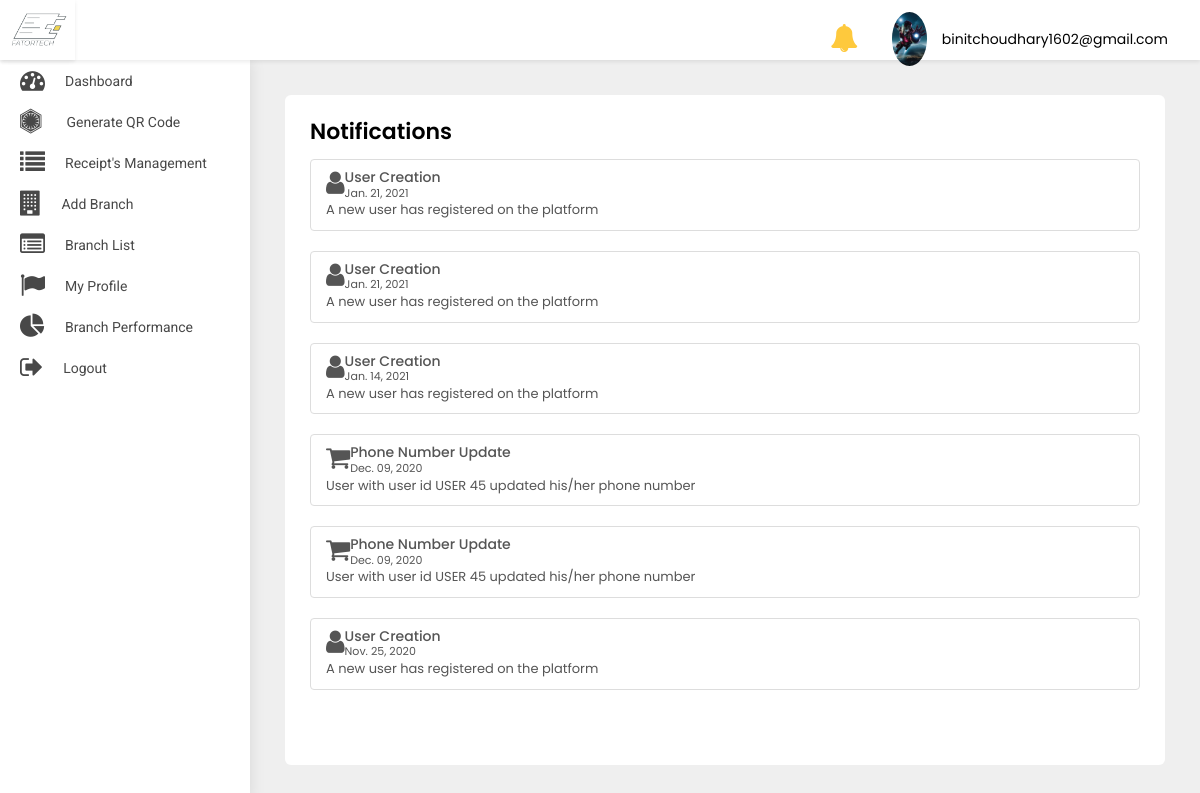
Page /merchant/notification/ (signed in) on the earlier database version.
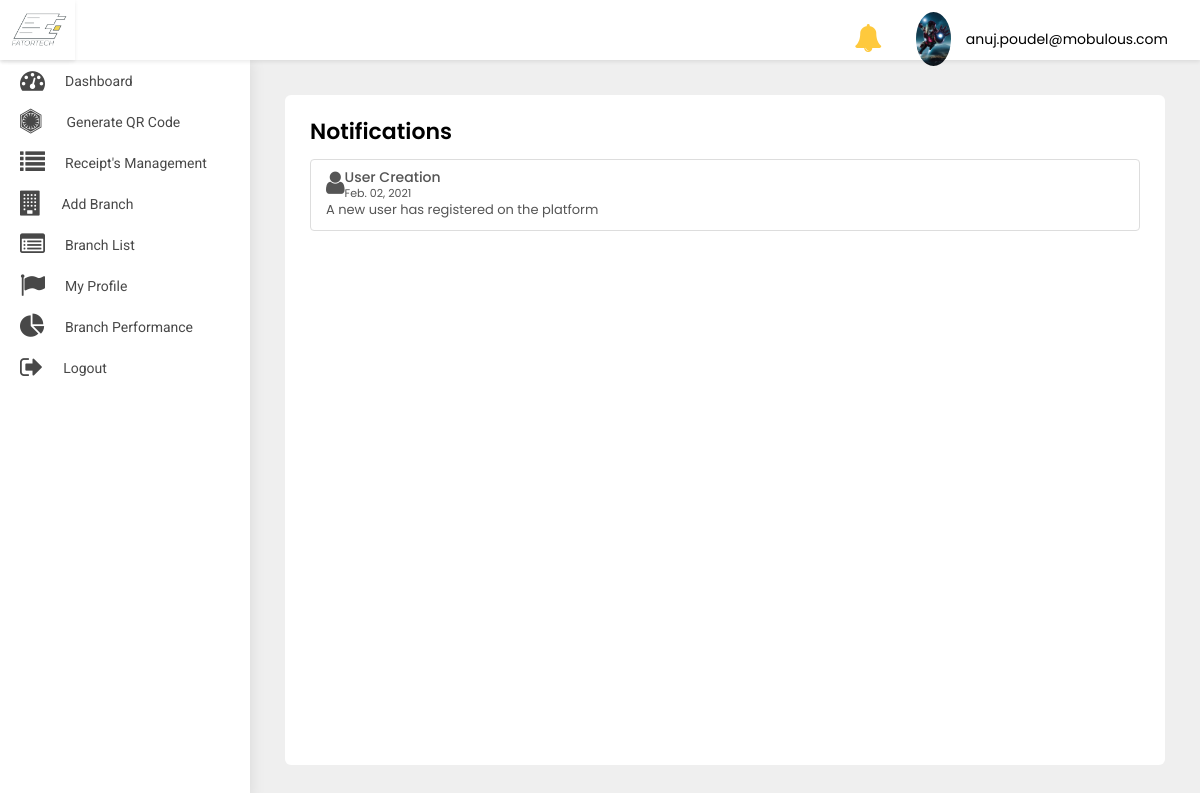
Same page on the later database version.
### src/models.py (models this page shows)
class User(AbstractBaseUser, PermissionsMixin):
    first_name = models.CharField(default='first name', max_length=100)
    last_name = models.CharField(default='', max_length=100, null=True, blank=True)
    email = models.CharField(default='', max_length=255, unique=True)
    country_code = models.CharField(default='+91', max_length=10)
    phone_number = models.CharField(default='', max_length=18)
    profile_pic = models.ImageField(default='default_profile.png', null=True, blank=True)
    device_token = models.CharField(default='', max_length=500, null=True, blank=True)
    password = models.CharField(default='', max_length=100)
    confirm_password = models.CharField(default='', max_length=100)
    is_merchant = models.BooleanField(default=False)
    is_subadmin = models.BooleanField(default=False)
    created_at = models.DateTimeField(auto_now_add=True)
    is_active = models.BooleanField(default=True)
    is_staff = models.BooleanField(default=False)
    can_manage_merchant = models.BooleanField(default=False)
    can_manage_category = models.BooleanField(default=False)
    can_manage_branch = models.BooleanField(default=False)
    can_manage_receipts = models.BooleanField(default=False)
    can_manage_dashboard = models.BooleanField(default=False)
    objects = UserManager()
    USERNAME_FIELD = 'email'
    class Meta:
        ordering = ('-created_at',)

class UserNotification(models.Model):
    to = models.ForeignKey(User, on_delete=models.CASCADE)
    title = models.CharField(default='title', max_length=200)
    title_in_arabic = models.CharField(default='title', max_length=200)
    body = models.CharField(default='body', max_length=200)
    body_in_arabic = models.CharField(default='body', max_length=200)
    read = models.BooleanField(default=False)
    created_at = models.DateTimeField(auto_now_add=True)
    class Meta:
        ordering = ('-created_at',)

### merchant/views.py (the view)
# urls.py: path('notification/', NotificationView.as_view(), name='notification'),
class NotificationView(LoginRequiredMixin, ListView):
    model = UserNotification
    template_name = 'merchant-notification.html'
    login_url = 'merchant:login'

### merchant/templates/merchant-notification.html (shortened to what this page needs)
{% extends 'base-merchant.html' %}
{% block body %}
<div class="WrapperArea">
    <div class="WrapperBox">
        <div class="Small-Wrapper">
            <h4 class="Title">Notifications</h4>
            <div class="NotificationList">
                {% for object in object_list %}
                {% if object.to.is_superuser %}
                <div class="list-group">
                    <a class="list-group-item list-group-item-action flex-column align-items-start">
                        {% if object.title == 'User Creation' %}
                        <figure class="pull-left"><i class="fa  fa-user fa-2x" aria-hidden="true"></i></figure>
                        {% elif object.title == 'Password Changed' %}
                        <figure class="pull-left"><i class="fa  fa-lock fa-2x" aria-hidden="true"></i></figure>
                        {% elif object.title == 'Phone number Update' %}
                        <figure class="pull-left"><i class="fa  fa-phone fa-2x" aria-hidden="true"></i></figure>
                        {% elif object.title == 'Payment' %}
                        <figure class="pull-left"><i class="fa  fa-money fa-2x" aria-hidden="true"></i></figure>
                        {% elif object.title == 'Profile Update' %}
                        <figure class="pull-left"><i class="fa  fa-user fa-2x" aria-hidden="true"></i></figure>
                        {% else %}
                        <figure class="pull-left ml-5"><i class="fa  fa-shopping-cart fa-2x" aria-hidden="true"></i>
                        </figure>
                        {% endif %}
                        <div class="msg-right">
                            <div class="d-flex w-100 justify-content-between">
                                <h5 class="mb-1">{{object.title}}</h5>
                                <small>{{object.created_at|date:'M. d, Y'}}</small>
                            </div>
                            <p class="mb-1"> {{object.body}}</p>
                        </div>
                    </a>
                </div>
                {% endif %}
                {% endfor %}
            </div>
        </div>
    </div>
</div>
{% endblock body %}

### merchant/templates/base-merchant.html (shortened to what this page needs)
{% load static %}
<head>
    <link type="text/css" rel="stylesheet" href="{% static 'adminpanel/css/style.css' %}">
    <link rel="stylesheet" href="{% static 'adminpanel/css/media.css' %}">
</head>
<body>
<div class="Header">
    <div class="Logo">
        <img src="{% static 'adminpanel/images/logo.jpg' %}">
    </div>
    <div class="Navigation">
        <div class="header-notifications">
            <a href="{% url 'merchant:notification' %}">
                <i class="fa fa-bell fa-2x" aria-hidden="true"></i>
            </a>
        </div>
        <div class="Avater">
            <a href="javascript:void(0);">
                <figure><img src="{{user.profile_pic.url}}"></figure>
                {{user}} </a>
        </div>
    </div>
</div>
<div class="SidenavBar">
    <ul>
        <li class="nav-item nav-link {% if request.resolver_match.view_name  == 'merchant:dashboard' %}active{% endif %}">
            <a href="{% url 'merchant:dashboard'  %}">
                <span><i class="fa fa-tachometer"></i></span> Dashboard
            </a>
        </li>
        <li class="nav-item nav-link {% if request.resolver_match.view_name  == 'merchant:create-order' %}active{% endif %}">
            <a href="{% url 'merchant:create-order'  %}">
                <span><i class="fa fa-first-order"></i></span>Generate QR Code
            </a>
        </li>
        <li class="nav-item nav-link {% if request.resolver_match.view_name  == 'merchant:order-list' %}active{% endif %}">
            <a href="{% url 'merchant:order-list'  %}">
                <span><i class="fa fa-list"></i></span> Receipt's Management
            </a>
        </li>
        <li class="nav-item nav-link {% if request.resolver_match.view_name  == 'merchant:add-branch' %}active{% endif %}">
            <a href="{% url 'merchant:add-branch'  %}">
                <span><i class="fa fa-building"></i></span> Add Branch
            </a>
        </li>
        <li class="nav-item nav-link {% if request.resolver_match.view_name  == 'merchant:branch-list' %}active{% endif %}">
            <a href="{% url 'merchant:branch-list'  %}">
                <span><i class="fa fa fa-list-alt"></i></span>Branch List
            </a>
        </li>
        <li class="nav-item nav-link {% if request.resolver_match.view_name  == 'merchant:profile' %}active{% endif %}">
            <a href="{% url 'merchant:profile'  %}">
                <span><i class="fa fa-flag"></i></span> My Profile
            </a>
        </li>
        <li class="nav-item nav-link {% if request.resolver_match.view_name  == 'merchant:branch-performance' %}active{% endif %}">
            <a href="{% url 'merchant:branch-performance'  %}">
                <span><i class="fa fa-pie-chart"></i></span> Branch Performance
            </a>
        </li>
        <li class="nav-item nav-link {% if request.resolver_match.view_name  == 'logout' %}active{% endif %}">
            <a href="{% url 'merchant:logout' %}">
                <span><i class="fa fa-sign-out"></i></span>
                <p>Logout</p>
            </a>
        </li>
    </ul>
</div>
{% block body %}
{% endblock body %}
</body>
</html>

Differences in the rows shown:
removed UserNotification: title "User Creation", created_at "Jan. 21, 2021", body "A new user has registered on the platform"
removed UserNotification: title "User Creation", created_at "Jan. 21, 2021", body "A new user has registered on the platform"
removed UserNotification: title "User Creation", created_at "Jan. 14, 2021", body "A new user has registered on the platform"
removed UserNotification: title "Phone Number Update", created_at "Dec. 09, 2020", body "User with user id USER 45 updated his/her phone number"
removed UserNotification: title "Phone Number Update", created_at "Dec. 09, 2020", body "User with user id USER 45 updated his/her phone number"
changed User: email "binitchoudhary1602@gmail.com" → "anuj.poudel@mobulous.com"
changed UserNotification "User Creation": created_at "Nov. 25, 2020" → "Feb. 02, 2021"
